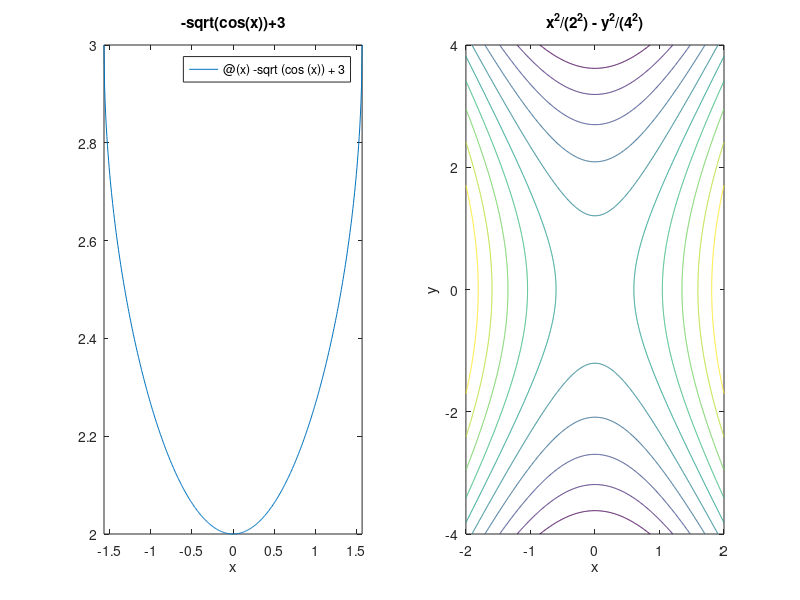

The MATLAB source for this figure:
clc
clear all

%Q1
x = [2 1+2i ; 
    -0.45 5];
I = [1 0 ;
     0 1];
z1 = log(x + sqrt( 1 + x^2 )) / 2 + I

%Q2
A = [12 34 -4;
    34 7 87;
    3 65 7];
B = [1 4 7;
    2 5 8;
    3 6 9];
z2 = A * B
z3 = A .* B
z4 = A ^ 3
z5 = A .^ 3
z6 = [A([1,3],:);B^2]
z7 = eig(B)
z8 = det(A)

%Q3
A = [1/2 1/3 1/4;
    1/3 1/4 1/5;
    1/4 1/5 1/6];
B1 = [0.95;
    0.67;
    0.52];

B2 = [0.95;
    0.67;
    0.53];

X1 = A\B1;
X2 = A\B2;

x1_B1 = X1(1,1)
x2_B1 = X1(2,1)
x3_B1 = X1(3,1)

x1_B2 = X2(1,1)
x2_B2 = X2(2,1)
x3_B2 = X2(3,1)

%Q4
H = zeros(9,9);
for i = 1 : 9
    for j = 1 : 9
        H(i, j) = 1 / (i + j - 1);
    end
end
H

%Q5
subplot (1,2,1)
fplot (@(x) -sqrt(cos(x)) + 3, [-pi/2, pi/2])
title('-sqrt(cos(x))+3');
xlabel('x');

subplot(1,2,2)
X = [-2:0.01:2];
Y = [-4:0.01:4];
[x, y] = meshgrid(X, Y);
f = (x.^2/(2^2)) - (y.^2/(4^2));
contour(x,y,f);
title('x^2/(2^2) - y^2/(4^2)')
xlabel('x')
ylabel('y')


